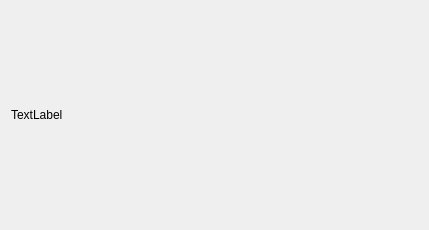
<?xml version="1.0" encoding="UTF-8"?>
<ui version="4.0">
 <class>selectrp</class>
 <widget class="QWidget" name="selectrp">
  <property name="geometry">
   <rect>
    <x>0</x>
    <y>0</y>
    <width>429</width>
    <height>230</height>
   </rect>
  </property>
  <property name="windowTitle">
   <string>Form</string>
  </property>
  <layout class="QGridLayout" name="gridLayout">
   <item row="0" column="0">
    <widget class="QLabel" name="label">
     <property name="text">
      <string>TextLabel</string>
     </property>
    </widget>
   </item>
  </layout>
 </widget>
 <resources/>
 <connections/>
</ui>
